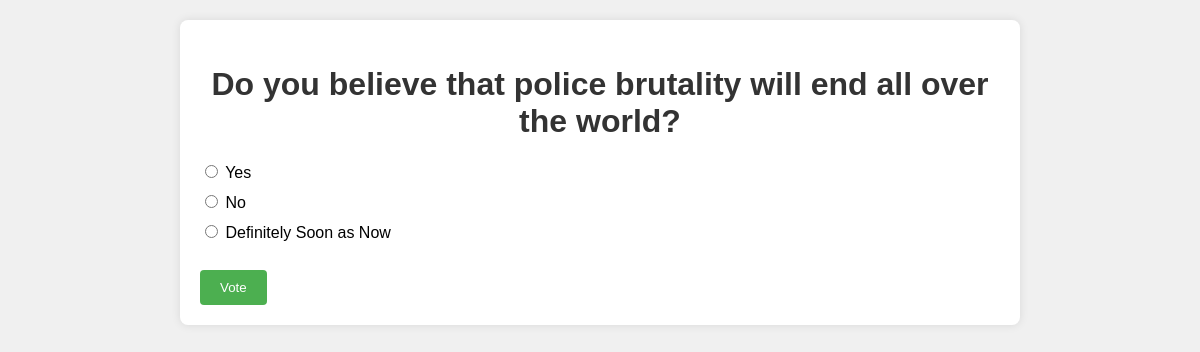
The app's page /polls/5/ with its own data.
### polls/models.py (models this page shows, shortened)
class Question(models.Model):
    question_text = models.CharField(max_length=200)
    pub_date = models.DateField("date published")
    @admin.display(
        boolean=True,
        ordering="pub_date",
        description="Published recently?",
    )
    def was_published_recently(self):
        now = timezone.now().date()
        return now - datetime.timedelta(days=1) <= self.pub_date <= now
    was_published_recently.admin_order_field = 'pub_date'
    was_published_recently.boolean = True
    was_published_recently.short_description = 'Published recently?'

class Choice(models.Model):
    question = models.ForeignKey(Question, on_delete=models.CASCADE)
    choice_text = models.CharField(max_length=200)
    votes = models.IntegerField(default=0)

### polls/views.py (the view)
# urls.py: path("<int:pk>/", views.DetailView.as_view(), name="detail"),
class DetailView(generic.DetailView):
    model = Question
    template_name = "polls/detail.html"
    def get_queryset(self):
        return Question.objects.filter(pub_date__lte=timezone.now())

### polls/templates/polls/detail.html (shortened to what this page needs)
{% load static %}
<!DOCTYPE html>
<html lang="en">
<head>
    <link rel="stylesheet" type="text/css" href="{% static 'polls/css/styles.css' %}">
</head>
<body>
    <div class="container">
        <h1>{{ question.question_text }}</h1>
        <form id="pollForm" action="{% url 'polls:vote' question.id %}" method="post">
            {% for choice in question.choice_set.all %}
                <div class="choice">
                    <input type="radio" name="choice" id="choice{{ forloop.counter }}" value="{{ choice.id }}">
                    <label for="choice{{ forloop.counter }}">{{ choice.choice_text }}</label>
                </div>
            {% endfor %}
            <br>
            <input id="voteButton" type="submit" value="Vote">
        </form>
    </div>
</body>
</html>

### polls/static/polls/css/styles.css (style rules this page uses)
body { font-family: 'Poppins', sans-serif; background-color: #f0f0f0; margin: 0; padding: 0; }
h1 { color: #333; text-align: center; padding-top: 5px; }
form { margin-top: 20px; }
input[type="submit"] { background-color: #4CAF50; color: white; padding: 10px 20px; border: none; cursor: pointer; border-radius: 4px; }
.container { max-width: 800px; margin: 20px auto; background-color: #fff; padding: 20px; border-radius: 8px; box-shadow: 0 0 10px rgba(0,0,0,0.1); }
.choice { margin-bottom: 10px; }

### records on screen
Question: question_text "Do you believe that police brutality will end all over the world?"
Choice: choice_text "Yes"
Choice: choice_text "No"
Choice: choice_text "Definitely Soon as Now"
